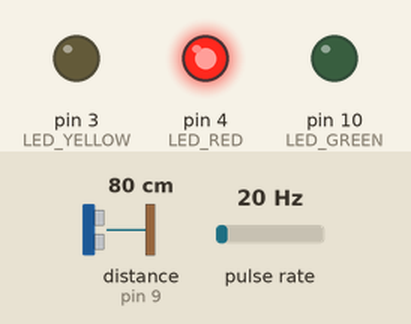
The sketch below on a simulated Arduino Uno, built with avr-gcc and run on an emulated ATmega328P. Parts: output pins drawn as LEDs (lit = HIGH). Wiring (inferred from the names in the program): ultrasonic range finder: trigger pin 8; echo pin 9; pulse sensor: data pin 2. The inputs (shaded band) are chosen by the test bench; at power-on: distance to the obstacle (sensor on pin 9) 80 cm, pulse rate 20 Hz. The echo pulse lasts 58.3 µs per cm; no MQTT or app messages arrive unless stated; pins used as bus, display or sensor lines are not drawn.

Above: at 6.0 s.
6.1 s: distance to the obstacle (sensor on pin 9) set to 120 cm
At 7.5 s:
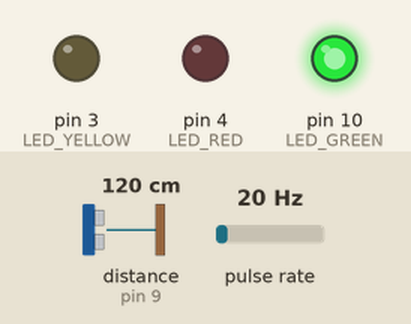
8.4 s: distance to the obstacle (sensor on pin 9) set to 2 cm
At 9.4 s:
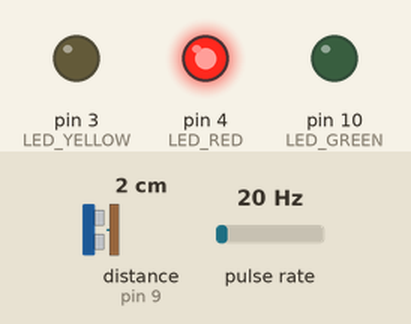
10.4 s: distance to the obstacle (sensor on pin 9) set to 250 cm
At 11.3 s:
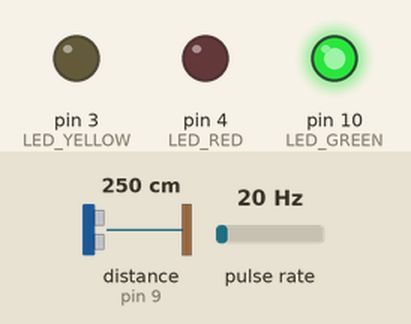
Timing chart, 0 to 13.4 s (numbered marks = the images above; inputs shaded):
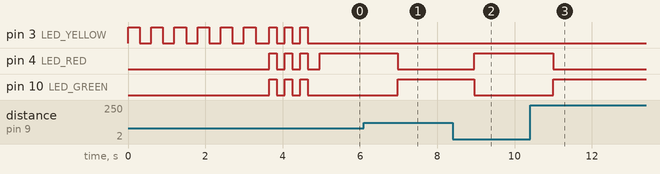

The sketch:

main.ino
```cpp
#define TINY_GSM_MODEM_SIM800

#include <SoftwareSerial.h>
#include <TinyGsmClient.h>
#include <PubSubClient.h>
#include <ArduinoJson.h>
#include <avr/wdt.h>

#define TRIG_PIN 8
#define ECHO_PIN 9
#define FLOW_PIN 2
#define LED_GREEN 10
#define LED_YELLOW 3
#define LED_RED 4
#define MODEM_RX 7
#define MODEM_TX 6

float tinggiSensorCm = 110.0;
float lastValidDistance = -1;

volatile unsigned long pulse = 0;
float calibrationFactor = 0.1253;

unsigned long lastReadTime = 0;
unsigned long lastPublishTime = 0;
const unsigned long readInterval = 1000;
const unsigned long publishInterval = 60000;

SoftwareSerial SerialAT(MODEM_RX, MODEM_TX);

const char apn[] = "M2MAUTOTRONIC";
const char gprsUser[] = "";
const char gprsPass[] = "";

const char* broker = "18.142.250.134";
const char* mqttUsername = "IOT";
const char* mqttPassword = "iot123";
const char* mqttTopic = "sensor/data";

TinyGsm modem(SerialAT);
TinyGsmClient client(modem);
PubSubClient mqtt(client);

void increase() {
  pulse++;
}

bool mqttConnect() {
  return mqtt.connect("GsmClientN", mqttUsername, mqttPassword);
}

float bacaJarak() {
  digitalWrite(TRIG_PIN, LOW);
  delayMicroseconds(2);
  digitalWrite(TRIG_PIN, HIGH);
  delayMicroseconds(10);
  digitalWrite(TRIG_PIN, LOW);
  long durasi = pulseIn(ECHO_PIN, HIGH, 30000);
  if (durasi == 0) return 0.0;
  return (durasi * 0.0343) / 2.0;
}

float getMedian(float a, float b, float c) {
  if ((a >= b && a <= c) || (a >= c && a <= b)) return a;
  if ((b >= a && b <= c) || (b >= c && b <= a)) return b;
  return c;
}

void blinkYellowSetup() {
  for (int i = 0; i < 6; i++) {
    digitalWrite(LED_YELLOW, HIGH);
    delay(300);
    digitalWrite(LED_YELLOW, LOW);
    delay(300);
  }
}

void blinkAllSuccess() {
  for (int i = 0; i < 3; i++) {
    digitalWrite(LED_GREEN, HIGH);
    digitalWrite(LED_YELLOW, HIGH);
    digitalWrite(LED_RED, HIGH);
    delay(200);
    digitalWrite(LED_GREEN, LOW);
    digitalWrite(LED_YELLOW, LOW);
    digitalWrite(LED_RED, LOW);
    delay(200);
  }
}

void blinkRedReconnect() {
  for (int i = 0; i < 5; i++) {
    digitalWrite(LED_RED, HIGH);
    delay(300);
    digitalWrite(LED_RED, LOW);
    delay(300);
  }
}

void resetModem() {
  modem.restart();
  modem.gprsDisconnect();
  modem.gprsConnect(apn, gprsUser, gprsPass);
}

void setup() {
  pinMode(TRIG_PIN, OUTPUT);
  pinMode(ECHO_PIN, INPUT);
  pinMode(FLOW_PIN, INPUT);
  pinMode(LED_GREEN, OUTPUT);
  pinMode(LED_YELLOW, OUTPUT);
  pinMode(LED_RED, OUTPUT);
  attachInterrupt(digitalPinToInterrupt(FLOW_PIN), increase, RISING);
  SerialAT.begin(9600);
  digitalWrite(LED_GREEN, LOW);
  digitalWrite(LED_YELLOW, LOW);
  digitalWrite(LED_RED, LOW);
  blinkYellowSetup();

  modem.restart();
  modem.gprsDisconnect();
  while (!modem.gprsConnect(apn, gprsUser, gprsPass)) {
    delay(500);
  }

  mqtt.setServer(broker, 1883);
  while (!mqttConnect()) {
    blinkRedReconnect();
    delay(500);
  }
  blinkAllSuccess();
}

void loop() {
  static float flowrate = 0.0;
  unsigned long now = millis();

  if (!modem.isGprsConnected()) {
    resetModem();
  }

  if (!mqtt.connected()) {
    blinkRedReconnect();
    mqttConnect();
  }

  mqtt.loop();

  if (now - lastReadTime >= readInterval) {
    lastReadTime = now;

    // Hitung debit air
    noInterrupts();
    unsigned long count = pulse;
    pulse = 0;
    interrupts();
    flowrate = count * calibrationFactor;

    // Baca 3x jarak dan ambil median
    float d1 = bacaJarak(); delay(50);
    float d2 = bacaJarak(); delay(50);
    float d3 = bacaJarak();

    if (d1 != 0 && d2 != 0 && d3 != 0) {
      float median = getMedian(d1, d2, d3);
      lastValidDistance = median;

      float tinggiAir = tinggiSensorCm - median;
      if (tinggiAir < 0) tinggiAir = 0;

      // Update indikator LED setiap detik
      digitalWrite(LED_GREEN, LOW);
      digitalWrite(LED_YELLOW, LOW);
      digitalWrite(LED_RED, LOW);

      float level = tinggiAir;
      if (level < 0.20) {
        digitalWrite(LED_GREEN, HIGH);
      } else if (level <= 0.80) {
        digitalWrite(LED_YELLOW, HIGH);
      } else {
        digitalWrite(LED_RED, HIGH);
      }
    }
  }

  // Kirim data ke MQTT setiap 1 menit
  if (now - lastPublishTime >= publishInterval) {
    lastPublishTime = now;
    if (lastValidDistance >= 0) {
      float tinggiAir = tinggiSensorCm - lastValidDistance;
      if (tinggiAir < 0) tinggiAir = 0;

      StaticJsonDocument<128> doc;
      doc["tinggi_air"] = tinggiAir;
      doc["debit"] = flowrate;

      char buffer[128];
      serializeJson(doc, buffer);
      mqtt.publish(mqttTopic, buffer, true);
    }
  }
}
```

Measured:
- after the input at 6.1 s, pin 4 (LED_RED): HIGH → LOW after 0.87 s; pin 10 (LED_GREEN): LOW → HIGH after 0.87 s
- after the input at 8.4 s, pin 4 (LED_RED): LOW → HIGH after 0.55 s; pin 10 (LED_GREEN): HIGH → LOW after 0.55 s
- after the input at 10.4 s, pin 4 (LED_RED): HIGH → LOW after 0.60 s; pin 10 (LED_GREEN): LOW → HIGH after 0.60 s
